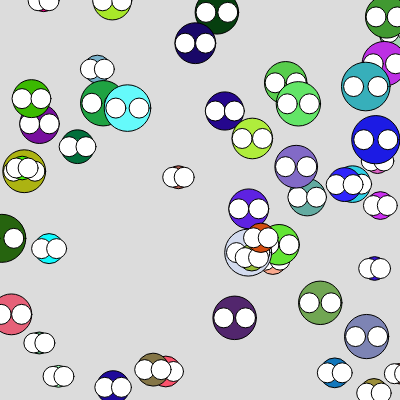
Frame 1 (no input)
Frame 60 (no input): identical to frame 1, image omitted
Frame 120 (the mouse pressed at the canvas centre since frame 60): identical to frame 1, image omitted

The p5.js sketch that drew this single still picture (run headless with seeded random() and noise() and a simulated clock; from frame 60 on, the mouse is pressed at the canvas centre):

// p5.js sketch
// ── sketch.js
let faces = [];

function setup() {
  createCanvas(400, 400);
  rectMode(CENTER);
  
  for(let i = 0; i < 50; i++) {
    
    // create temp face object
    let f = new Face(random(width), random(height), random(20, 50));
    
    faces.push(f); 
  }
}

function draw() {
  background(220);
  
  for(let i = 0; i < faces.length; i++) {
    
    faces[i].displayFace();
  }
}


class Face {
  
  constructor(_x, _y, _size) {
    
    this.x = _x;
    this.y = _y;
    this.size = _size;
    this.color = [random(255), random(255), random(255)];
  }
  
  
  displayFace() {
    
    fill(this.color);
    
    // draw head
    ellipse(this.x, this.y, this.size);
    
    // draw eyes
    
    // left eye
    fill(255);
    ellipse(this.x-this.size/4, this.y, 20);
    
    // right eye
    ellipse(this.x+this.size/4, this.y, 20);
    
  }
  
 // attributes
  
  
  // functions
  
}
